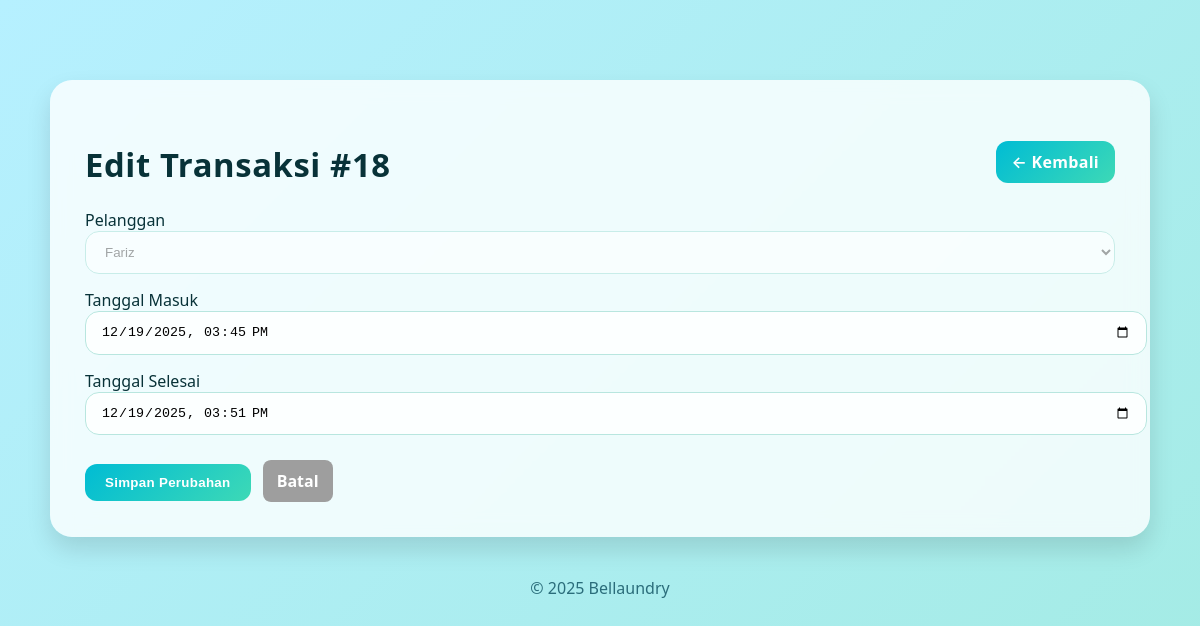
The page /app/Controllers/TransaksiController.php?aksi=edit&id_transaksi=18 on the database its author committed.
### tables this page shows
CREATE TABLE `transaksi` (
  `id_transaksi` int(11) NOT NULL,
  `id_pelanggan` int(11) DEFAULT NULL,
  `id_pegawai` varchar(20) DEFAULT NULL,
  `tanggal_masuk` datetime DEFAULT NULL,
  `tanggal_selesai` datetime DEFAULT NULL,
  `status` varchar(50) DEFAULT 'Belum Lunas',
  `total_harga` decimal(10,2) DEFAULT 0.00,
  `metode_pembayaran` enum('Cash','Transfer','QRIS') DEFAULT 'Cash',
  `deleted_at` datetime DEFAULT NULL
);

CREATE TABLE `pelanggan` (
  `id_pelanggan` int(11) NOT NULL,
  `nama` varchar(100) NOT NULL,
  `no_hp` varchar(20) DEFAULT NULL,
  `alamat` text DEFAULT NULL,
  `deleted_at` datetime DEFAULT NULL
);

### core/Controller.php (called while the page is built, shortened)
<?php
class Controller {
    public function model($model) {
        return new $model;
    }
    public function view($path, $data = []) {
        extract($data);
        $viewFile = __DIR__ . "/../app/Views/$path.php";
        require_once $viewFile;
    }
}

### config/koneksi.php (called while the page is built, shortened)
<?php
class Database {
    private static $instance = null;
    public static function connect() {
        if (self::$instance === null) {
            try {
                self::$instance = new PDO(
                    "mysql:host=" . DB_HOST . ";dbname=" . DB_NAME . ";charset=utf8mb4",
                    DB_USER,
                    DB_PASS,
                    [
                        PDO::ATTR_ERRMODE => PDO::ERRMODE_EXCEPTION,
                        PDO::ATTR_DEFAULT_FETCH_MODE => PDO::FETCH_ASSOC,
                        PDO::ATTR_EMULATE_PREPARES => false
                    ]
                );
            } catch (PDOException $e) {
                die("Database Connection Error: " . $e->getMessage());
            }
        }
        return self::$instance;
    }
}

### core/Model.php (called while the page is built, shortened)
<?php
require_once __DIR__ . '/../config/koneksi.php';
require_once __DIR__ . '/QueryBuilder.php';
class Model {
    protected $db;
    protected $table;
    public function __construct() {
        $this->db = Database::connect();
    }
    protected function getQueryBuilder($table = null, $pk = 'id') {
        return new QueryBuilder($this->db, $table ?? $this->table, $pk);
    }
}

### core/QueryBuilder.php (called while the page is built, shortened)
<?php
class QueryBuilder {
    protected $pdo;
    public function __construct($pdo = null, $table = null, $pk = 'id') {
        $this->pdo = $pdo ?? $GLOBALS['db'] ?? null;
    }
    public function raw($sql, $params = []) {
        $stmt = $this->pdo->prepare($sql);
        $stmt->execute($params);
        return $stmt->fetchAll();
    }
}
?>

### app/Models/Transaksi.php (called while the page is built, shortened)
<?php
require_once __DIR__ . '/../../core/Model.php';
class Transaksi extends Model {
    protected $table = 'transaksi';
    protected $primaryKey = 'id_transaksi';
    public function getById($id) {
        $qb = $this->getQueryBuilder($this->table, $this->primaryKey);
        $result = $qb->raw(
            "SELECT t.*, p.nama as nama_pelanggan, p.no_hp as no_hp
            FROM {$this->table} t
            LEFT JOIN pelanggan p ON t.id_pelanggan = p.id_pelanggan
            WHERE t.id_transaksi = ? AND t.deleted_at IS NULL",
            [$id]
        );
        return $result[0] ?? null;
    }
}

### app/Models/Pelanggan.php (called while the page is built, shortened)
<?php
require_once __DIR__ . '/../../core/Model.php';
class Pelanggan extends Model {
    protected $table = 'pelanggan';
    protected $primaryKey = 'id_pelanggan';
    public function getAll() {
        $qb = $this->getQueryBuilder($this->table, $this->primaryKey);
        return $qb->raw("SELECT * FROM {$this->table} WHERE deleted_at IS NULL ORDER BY id_pelanggan DESC");
    }
}

### app/Views/transaksi/edit.php (the view, shortened to what this page needs)
<!DOCTYPE html>
<html lang="id">
<head>
<link rel="stylesheet" href="/bellaundry/public/assets/css/style.css">
</head>
<body>
<div class="container-crud">
    <div class="card-crud card-crud--narrow">
        <div style="display:flex; justify-content:space-between; align-items:center;">
            <h2 class="card-title">Edit Transaksi #<?= htmlspecialchars($transaksi['id_transaksi']) ?></h2>
            <a href="/bellaundry/app/Controllers/TransaksiController.php?aksi=index" class="btn-gradient" style="padding:10px 16px; text-decoration:none;">&larr; Kembali</a>
        </div>
        <form method="post" action="/bellaundry/app/Controllers/TransaksiController.php?aksi=update">
            <div class="<?= !empty($errors['id_pelanggan']) ? 'form-group-error' : '' ?>">
                <label>Pelanggan</label>
                <select name="id_pelanggan" class="input-field" disabled>
                    <?php foreach ($pelanggan as $p): ?>
                        <option value="<?= $p['id_pelanggan'] ?>" <?= $p['id_pelanggan'] == $transaksi['id_pelanggan'] ? 'selected' : '' ?>><?= htmlspecialchars($p['nama']) ?></option>
                    <?php endforeach; ?>
                </select>
            </div>
            <div class="<?= !empty($errors['tanggal_masuk']) ? 'form-group-error' : '' ?>">
                <label>Tanggal Masuk</label>
                <input type="datetime-local" name="tanggal_masuk" class="input-field" value="<?= date('Y-m-d\\TH:i', strtotime($transaksi['tanggal_masuk'] ?? 'now')) ?>">
            </div>
            <div class="<?= !empty($errors['tanggal_selesai']) ? 'form-group-error' : '' ?>">
                <label>Tanggal Selesai</label>
                <input type="datetime-local" name="tanggal_selesai" class="input-field" value="<?= !empty($transaksi['tanggal_selesai']) ? date('Y-m-d\\TH:i', strtotime($transaksi['tanggal_selesai'])) : '' ?>">
            </div>
            <div style="margin-top:10px;">
                <button type="submit" class="btn-gradient">Simpan Perubahan</button>
                <a href="/bellaundry/app/Controllers/TransaksiController.php?aksi=index" class="btn btn-secondary" style="display:inline-block; padding:10px 14px; margin-left:8px; text-decoration:none; border-radius:8px;">Batal</a>
            </div>
        </form>
    </div>
    <div class="footer-crud">
        © <?= date("Y") ?> Bellaundry
    </div>
</div>
</body>
</html>

### public/assets/css/style.css (style rules this page uses)
body { margin: 0; padding: 0; font-family: var(--font-sans); background: #f4f6f9; }
.btn { display: inline-block; padding: 8px 16px; border-radius: 8px; text-decoration: none; font-weight: 600; cursor: pointer; }
.btn-secondary { background: #9e9e9e; color: white; }
:root { --font-sans: 'Poppins', system-ui, -apple-system, 'Segoe UI', Roboto, 'Helvetica Neue', Arial; --font-heading: 'Poppins', system-ui, -apple-system, 'Segoe UI', Roboto, 'Helvetica Neue', Arial; --muted: #6b8f95; }
body { font-family: var(--font-sans); background: linear-gradient(135deg, #b6f0ff, #9be9d8, #c3fff1); background-size: 300% 300%; animation: flowBg 12s ease infinite; margin: 0; padding: 0; color: #083238; }
.container-crud { max-width: 1100px; margin: 60px auto; padding: 20px; }
.card-crud { background: rgba(255,255,255,0.8); backdrop-filter: blur(10px); padding: 35px; border-radius: 22px; box-shadow: 0 12px 25px rgba(0,0,0,0.12); }
.card-title { font-family: var(--font-heading); font-size: 2.05rem; font-weight: 600; color: #083238; margin-bottom: 22px; letter-spacing: 0.6px; }
.btn-gradient { background: linear-gradient(135deg, #00bcd4, #3dd9b6); color: white; border: none; padding: 11px 20px; border-radius: 12px; cursor: pointer; font-weight: 600; transition: transform 0.22s ease, box-shadow 0.22s ease; text-decoration: none; letter-spacing: 0.3px; }
.input-field { width: 100%; padding: 12px 15px; border-radius: 14px; border: 1px solid #b8e6df; margin-bottom: 15px; background: rgba(255,255,255,0.8); }
.footer-crud { margin-top: 40px; text-align: center; color: #0b4d5e; opacity: 0.8; }

### rows shown on the page
transaksi: id_transaksi "18", id_pelanggan "Fariz", tanggal_masuk "12/19/2025 15:45", tanggal_selesai "12/19/2025 15:51"
